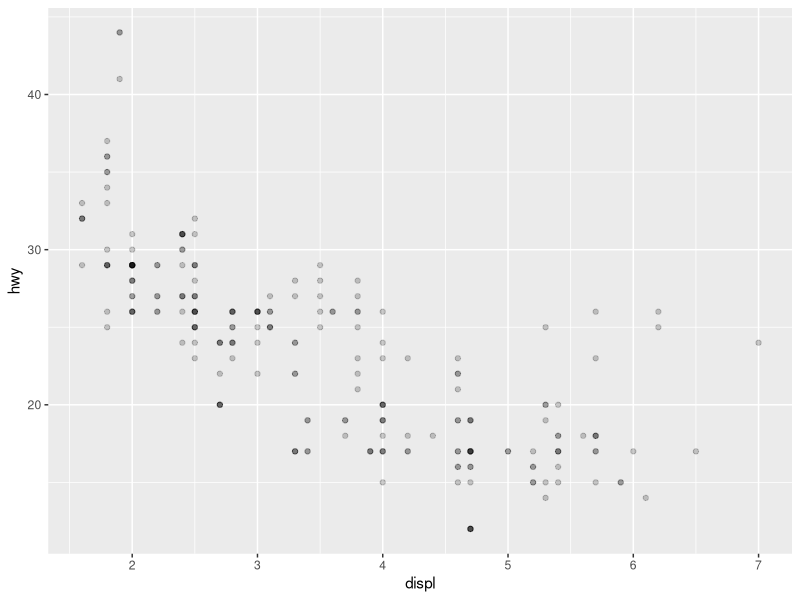
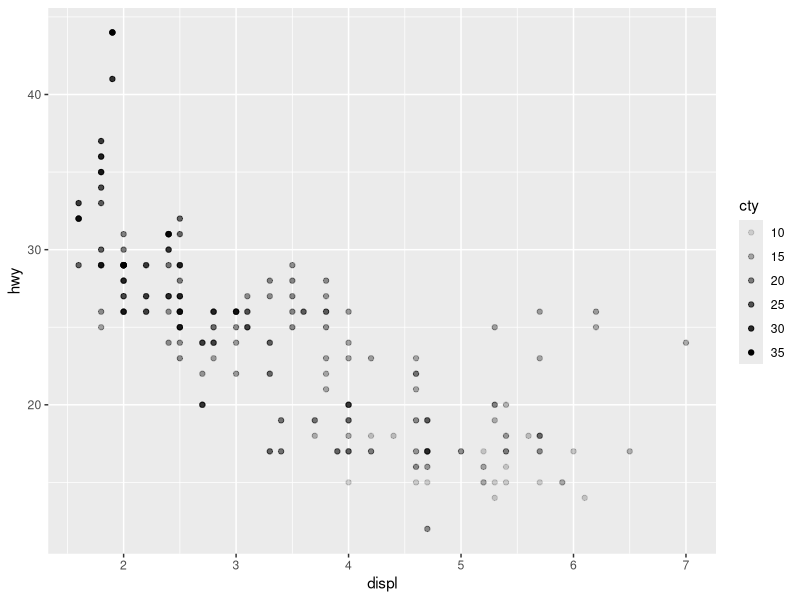
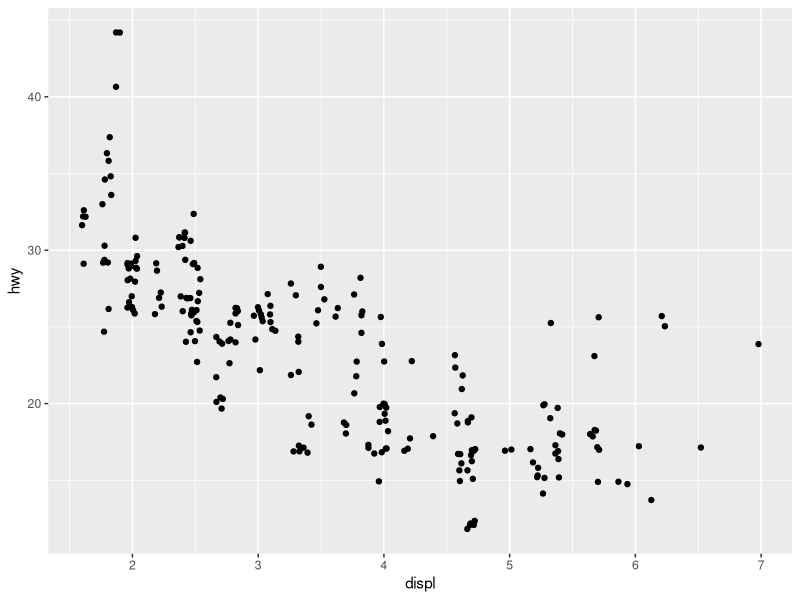

The R source for these figures, in order:
library(tidyverse)

ggplot(
  data = mpg,
  mapping = aes(x = displ, y = hwy)
) +
  geom_point(alpha = 0.2)


ggplot(
  data = mpg,
  mapping = aes(x = displ, y = hwy, alpha = cty)
) +
  geom_point()

ggplot(
  data = mpg,
  mapping = aes(x = displ, y = hwy)
) +
  geom_jitter()
